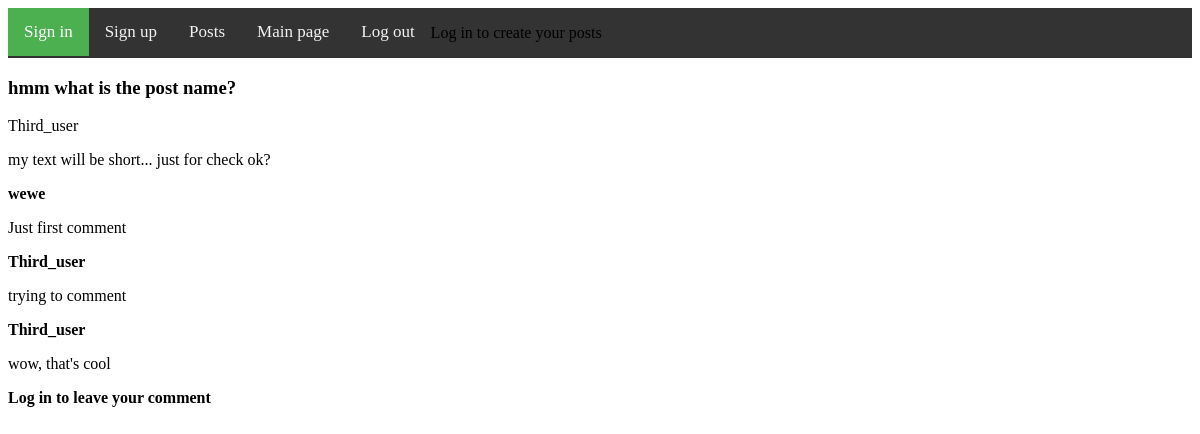
Screenshot of /post/2 with the database file from the repository.
### sweater/models.py (models this page shows, shortened)
class Post(db.Model):
    id = db.Column(db.Integer, primary_key=True, autoincrement=True)
    post_name = db.Column(db.String, unique=True)
    post_text = db.Column(db.Text)
    pub_date = db.Column(db.DateTime, nullable=False, default=datetime.utcnow)
    user_id = db.Column(db.Integer, db.ForeignKey('user.user_id'))
    def __repr__(self):
        return self.post_name

class User(db.Model, UserMixin):
    user_id = db.Column(db.Integer, primary_key=True, autoincrement=True)
    username = db.Column(db.String, unique=True)
    mail = db.Column(db.String, nullable=False)
    password = db.Column(db.String, nullable=False)
    posts = db.relationship('Post', backref=db.backref('author', lazy=True))
    def __repr__(self):
        return self.username

class Comment(db.Model):
    id = db.Column(db.Integer, primary_key=True, autoincrement=True)
    text = db.Column(db.Text)
    user_id = db.Column(db.Integer, db.ForeignKey('user.user_id'))
    post_id = db.Column(db.Integer, db.ForeignKey('post.id'))
    author = db.relationship('User', backref=db.backref('comments', lazy=True))
    post = db.relationship('Post', backref=db.backref('comments', lazy=True))

### sweater/routes.py (the view)
@app.route('/post/<int:post_id>', methods=['GET', 'POST'])
def post(post_id):
    form = CommentForm(request.form)
    if request.method == 'POST' and form.validate():
        comment = Comment(form.comment.data, flask_login.current_user.user_id, post_id)
        db.session.add(comment)
        db.session.commit()
        redirect(url_for('post', post_id=post_id))
    return render_template('post.html', post=Post.query.get(post_id), title=Post.query.get(post_id), form=form,
                           comments=Comment.query.filter_by(post_id=post_id))

### sweater/routes.py (called while the page is built)
@app.after_request
def redirect_to_signin(response):
    if response.status_code == 401:
        return redirect(url_for('login_page') + '?next=' + request.url)
    return response

### sweater/templates/post.html
{% extends 'base.html' %}
{% from '_formhelper.html' import render_field  %}
{% block content %}
    <h3>{{ post.post_name }}</h3>
    <p>{{ post.author }}</p>
    <p>{{ post.post_text }}</p>
    {% for comment in comments %}
    <p> <b>{{ comment.author.username }}</b></p>
    <p>{{ comment.text }}</p>
    {% endfor %}
    {% if current_user.is_authenticated %}
    <form method="post">
        <dl>
        {{ render_field(form.comment) }}
        </dl>
        <input type="submit" value="Comment!">
    </form>
    {% else %}
    <p><b>Log in to leave your comment</b></p>
    {% endif %}
{% endblock %}

### rows the page displays
Post: post_name "hmm what is the post name?", post_text "my text will be short... just for check ok?"
User: author "Third_user"
Comment: author.username "wewe", text "Just first comment"
Comment: author.username "Third_user", text "trying to comment"
Comment: author.username "Third_user", text "wow, that's cool"
